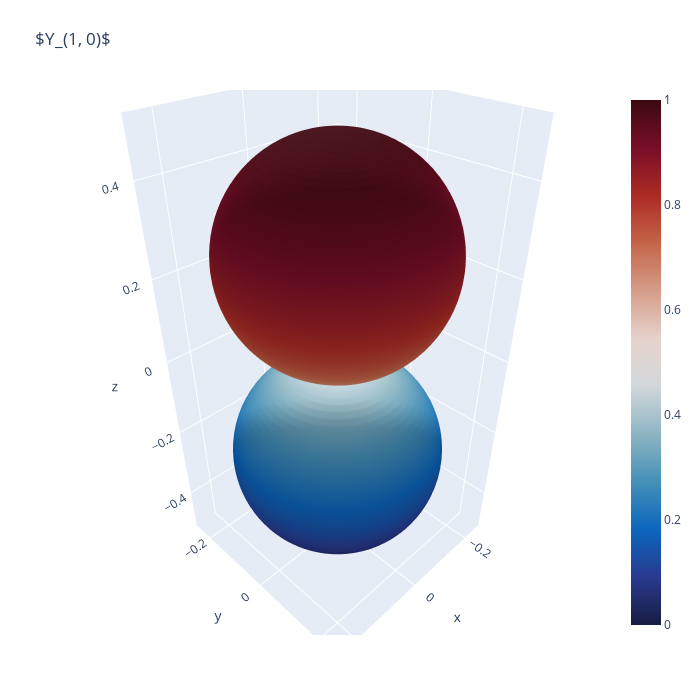

Write notebook code for a chart like this one.
### Code cell
plot_Yml(l=1, m=0)

### Figure 1 — Plotly figure (JSON) as saved in the notebook; plotly's stock layout.template omitted (floating-point values rounded to 4 significant figures; data arrays with more than 128 entries replaced by an {"elided": "..."} marker saying what was removed)
{"data": [{"colorscale": [[0, "rgb(23, 28, 66)"], [0.09091, "rgb(41, 58, 143)"], [0.1818, "rgb(11, 102, 189)"], [0.2727, "rgb(69, 144, 185)"], [0.3636, "rgb(142, 181, 194)"], [0.4545, "rgb(210, 216, 219)"], [0.5455, "rgb(230, 210, 204)"], [0.6364, "rgb(213, 157, 137)"], [0.7273, "rgb(196, 101, 72)"], [0.8182, "rgb(172, 43, 36)"], [0.9091, "rgb(120, 14, 40)"], [1, "rgb(60, 9, 17)"]], "surfacecolor": {"elided": "100x100 float values"}, "type": "surface", "x": {"elided": "100x100 float values"}, "y": {"elided": "100x100 float values"}, "z": {"elided": "100x100 float values"}}], "layout": {"autosize": false, "height": 700, "margin": {"b": 65, "l": 65, "r": 50, "t": 90}, "title": {"text": "$Y_(1, 0)$"}, "width": 700}}
